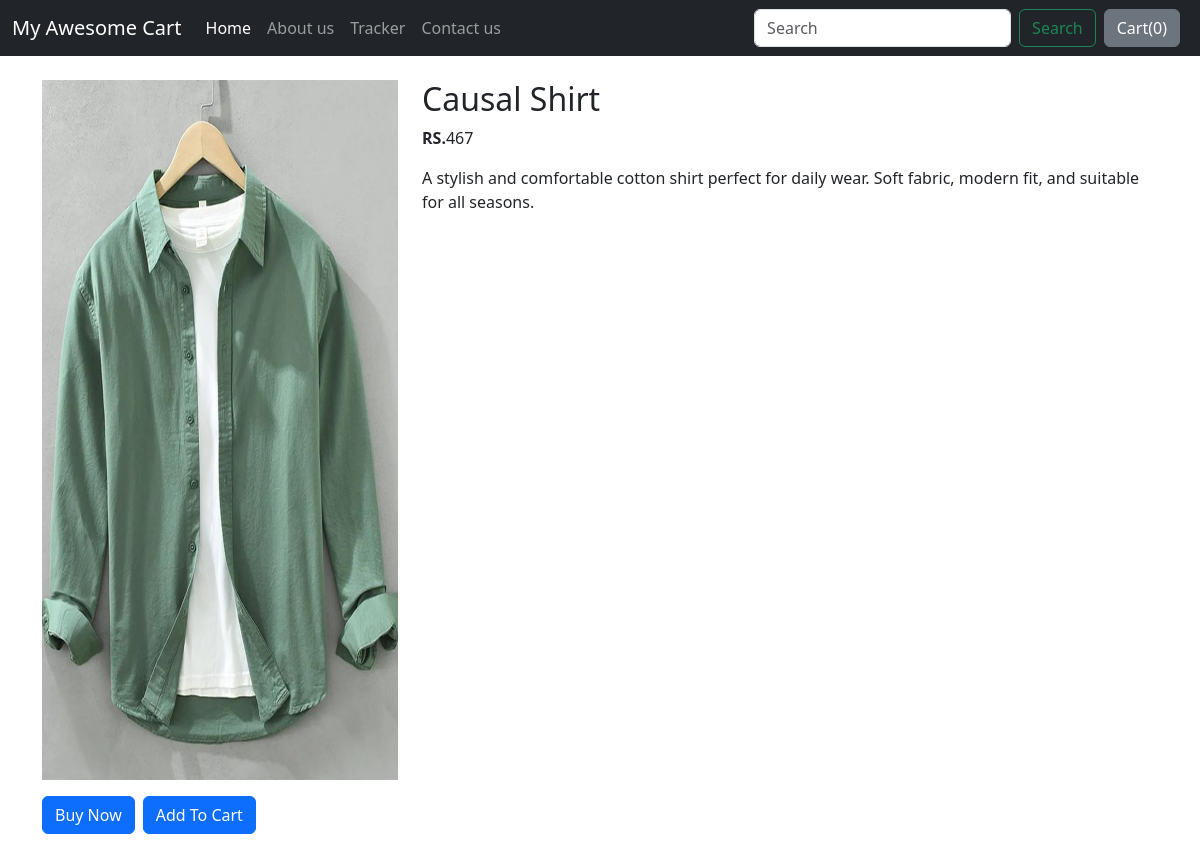
The page /shop/products/11 on the database its author committed.
### shop/models.py (models this page shows)
class Product(models.Model):
    product_name = models.CharField(max_length=20)
    desc = models.CharField(max_length=1000)
    pub_date = models.DateField()
    category = models.CharField(max_length=50, default="")
    sub_category = models.CharField(max_length=50 , default="")
    price = models.IntegerField(default='0')
    image = models.ImageField(upload_to="shop/images" , default="")
    def __str__(self):
        return self.product_name

### shop/views.py (the view)
# urls.py: path('products/<int:id>' , views.productview , name="productview"),
def productview(request , id):
    product = Product.objects.filter(id = id)
    print(product)
    return render(request ,'shop/product.html' , {'product' : product[0]})

### shop/templates/shop/product.html (shortened to what this page needs)
{% extends 'shop/base.html' %}
{% block body%}
<div class="container my-4">
    <div class="row">
        <div class="col-md-4">
            <div class="row">
                <img src='{{ product.image.url }}' width="400" height="700 ">
            </div>
            <div class="row">
                <div class="d-flex gap-2 mt-3">
                    <button class="btn btn-primary">Buy Now</button>
                    <button class="btn btn-primary">Add To Cart</button>
                </div>
            </div>
        </div>
        <div class="col-md-8">
            <h2>{{product.product_name}}</h2>
            <p><b>RS.</b>{{product.price}}</p>
            <p>{{product.desc}}</p>
        </div>
    </div>
</div>
{% endblock %}

### rows shown on the page
Product: image (picture), product_name "Causal Shirt", price "467", desc "A stylish and comfortable cotton shirt perfect for daily wear. Soft fabric, modern fit, and suitable for all seasons."
